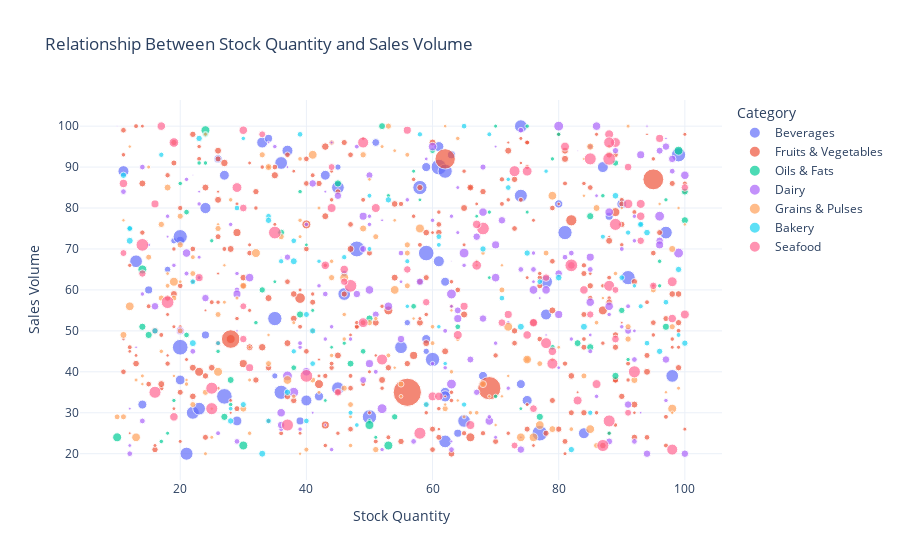

Notebook source saved alongside this figure:
### Markdown cell above
# Relationship Between Sales Volume and Stock Quantity

### Code cell
# Interactive scatter plot with additional information
fig = px.scatter(data, x='Stock_Quantity', y='Sales_Volume',
                 color='Category',  # color by product category
                 size='Unit_Price',  # size by unit price
                 hover_data=['Product_Name', 'Inventory_Turnover_Rate', 'Stock_Value'],
                 title='Relationship Between Stock Quantity and Sales Volume',
                 labels={'Stock_Quantity': 'Stock Quantity', 
                         'Sales_Volume': 'Sales Volume'})

fig.show()

### Figure 1 — Plotly figure (JSON) as saved in the notebook; plotly's stock layout.template omitted (floating-point values rounded to 4 significant figures; data arrays with more than 128 entries replaced by an {"elided": "..."} marker saying what was removed)
{"data": [{"customdata": {"elided": "75x3 mixed values"}, "hovertemplate": "Category=Beverages<br>Stock Quantity=%{x}<br>Sales Volume=%{y}<br>Unit_Price=%{marker.size}<br>Product_Name=%{customdata[0]}<br>Inventory_Turnover_Rate=%{customdata[1]}<br>Stock_Value=%{customdata[2]}<extra></extra>", "legendgroup": "Beverages", "marker": {"color": "#636efa", "size": [21, 10, 12, 30, 12, 20, 15.5, 10, 20, 7.6, 12, 20, 12, 4.7, 15, 10, 30, 25, 25, 5.3, 8, 20, 15, 25, 30.5, 12.5, 25.25, 20, 15, 30, 15.5, 20, 10, 8, 8, 8, 8.5, 15, 20, 10.3, 5, 10, 12, 8, 20, 8, 10.5, 25, 20, 30, 20.5, 21, 21, 20, 8, 15, 10, 5, 25, 5, 25, 5, 25.3, 20, 25.5, 14.9, 12.5, 20, 5, 25, 12, 8, 15, 31, 15], "sizemode": "area", "sizeref": 0.2461, "symbol": "circle"}, "mode": "markers", "name": "Beverages", "orientation": "v", "showlegend": true, "type": "scatter", "x": [22, 74, 27, 61, 62, 36, 24, 20, 23, 51, 43, 65, 90, 35, 78, 62, 27, 62, 91, 18, 64, 55, 37, 58, 20, 75, 35, 98, 11, 59, 62, 74, 14, 26, 63, 88, 80, 40, 62, 59, 46, 59, 29, 24, 13, 15, 42, 81, 45, 77, 78, 74, 21, 97, 39, 33, 68, 59, 99, 56, 36, 19, 60, 45, 50, 87, 61, 46, 45, 20, 20, 34, 84, 48, 61], "xaxis": "x", "y": [30, 37, 88, 90, 35, 91, 80, 72, 31, 96, 88, 28, 81, 39, 54, 62, 34, 89, 63, 65, 25, 46, 94, 85, 46, 33, 53, 39, 89, 69, 34, 100, 32, 92, 93, 78, 81, 33, 23, 90, 64, 48, 28, 49, 67, 60, 34, 74, 85, 25, 62, 83, 20, 74, 28, 96, 39, 45, 93, 52, 35, 72, 43, 36, 29, 90, 95, 59, 90, 73, 38, 97, 25, 70, 67], "yaxis": "y"}, {"customdata": {"elided": "332x3 mixed values"}, "hovertemplate": "Category=Fruits & Vegetables<br>Stock Quantity=%{x}<br>Sales Volume=%{y}<br>Unit_Price=%{marker.size}<br>Product_Name=%{customdata[0]}<br>Inventory_Turnover_Rate=%{customdata[1]}<br>Stock_Value=%{customdata[2]}<extra></extra>", "legendgroup": "Fruits & Vegetables", "marker": {"color": "#EF553B", "size": {"elided": "332 float values"}, "sizemode": "area", "sizeref": 0.2461, "symbol": "circle"}, "mode": "markers", "name": "Fruits & Vegetables", "orientation": "v", "showlegend": true, "type": "scatter", "x": {"elided": "332 int values"}, "xaxis": "x", "y": {"elided": "332 int values"}, "yaxis": "y"}, {"customdata": {"elided": "77x3 mixed values"}, "hovertemplate": "Category=Oils & Fats<br>Stock Quantity=%{x}<br>Sales Volume=%{y}<br>Unit_Price=%{marker.size}<br>Product_Name=%{customdata[0]}<br>Inventory_Turnover_Rate=%{customdata[1]}<br>Stock_Value=%{customdata[2]}<extra></extra>", "legendgroup": "Oils & Fats", "marker": {"color": "#00cc96", "size": [2.5, 6, 2.3, 2.5, 1.8, 2, 10, 2.3, 2, 6.5, 6.5, 2.3, 1.8, 2.5, 2, 6, 2.3, 2.5, 6.5, 6, 4, 4, 10, 2.3, 2.5, 6.5, 4, 2.5, 10, 1.8, 10, 6.5, 2.5, 10, 5, 1.8, 2, 4, 5, 1.8, 6.5, 6, 4, 1.8, 6.5, 4, 6.5, 2.5, 4, 10, 10, 2.3, 2.3, 6, 2.3, 6, 6.5, 1.8, 1.8, 5, 2.5, 2.5, 5, 2, 4, 2.5, 2.5, 6.5, 2.5, 6.5, 2.3, 2.5, 2.5, 6.5, 4, 2, 2], "sizemode": "area", "sizeref": 0.2461, "symbol": "circle"}, "mode": "markers", "name": "Oils & Fats", "orientation": "v", "showlegend": true, "type": "scatter", "x": [70, 36, 96, 96, 74, 51, 24, 79, 23, 77, 27, 91, 58, 24, 18, 100, 46, 87, 85, 52, 21, 57, 30, 53, 32, 97, 24, 75, 99, 43, 10, 85, 50, 53, 90, 44, 57, 21, 89, 67, 100, 47, 79, 35, 15, 60, 45, 39, 49, 50, 14, 97, 19, 83, 25, 28, 39, 69, 40, 33, 23, 26, 54, 70, 38, 20, 88, 50, 28, 89, 69, 80, 17, 14, 64, 41, 75], "xaxis": "x", "y": [34, 74, 61, 67, 31, 24, 99, 92, 63, 29, 29, 43, 82, 91, 25, 84, 47, 83, 46, 100, 49, 56, 22, 83, 52, 51, 98, 100, 94, 33, 24, 78, 28, 22, 55, 46, 89, 79, 91, 78, 77, 42, 46, 62, 49, 94, 86, 84, 45, 27, 65, 82, 33, 47, 72, 38, 54, 63, 71, 60, 91, 45, 29, 100, 41, 86, 25, 53, 32, 39, 79, 98, 23, 51, 51, 55, 79], "yaxis": "y"}, {"customdata": {"elided": "180x3 mixed values"}, "hovertemplate": "Category=Dairy<br>Stock Quantity=%{x}<br>Sales Volume=%{y}<br>Unit_Price=%{marker.size}<br>Product_Name=%{customdata[0]}<br>Inventory_Turnover_Rate=%{customdata[1]}<br>Stock_Value=%{customdata[2]}<extra></extra>", "legendgroup": "Dairy", "marker": {"color": "#ab63fa", "size": {"elided": "180 float values"}, "sizemode": "area", "sizeref": 0.2461, "symbol": "circle"}, "mode": "markers", "name": "Dairy", "orientation": "v", "showlegend": true, "type": "scatter", "x": {"elided": "180 int values"}, "xaxis": "x", "y": {"elided": "180 int values"}, "yaxis": "y"}, {"customdata": {"elided": "162x3 mixed values"}, "hovertemplate": "Category=Grains & Pulses<br>Stock Quantity=%{x}<br>Sales Volume=%{y}<br>Unit_Price=%{marker.size}<br>Product_Name=%{customdata[0]}<br>Inventory_Turnover_Rate=%{customdata[1]}<br>Stock_Value=%{customdata[2]}<extra></extra>", "legendgroup": "Grains & Pulses", "marker": {"color": "#FFA15A", "size": {"elided": "162 float values"}, "sizemode": "area", "sizeref": 0.2461, "symbol": "circle"}, "mode": "markers", "name": "Grains & Pulses", "orientation": "v", "showlegend": true, "type": "scatter", "x": {"elided": "162 int values"}, "xaxis": "x", "y": {"elided": "162 int values"}, "yaxis": "y"}, {"customdata": {"elided": "74x3 mixed values"}, "hovertemplate": "Category=Bakery<br>Stock Quantity=%{x}<br>Sales Volume=%{y}<br>Unit_Price=%{marker.size}<br>Product_Name=%{customdata[0]}<br>Inventory_Turnover_Rate=%{customdata[1]}<br>Stock_Value=%{customdata[2]}<extra></extra>", "legendgroup": "Bakery", "marker": {"color": "#19d3f3", "size": [5, 5, 4, 5.5, 2.5, 4, 2.8, 5, 3, 2.5, 5, 4, 3.2, 6, 3, 4, 3.5, 4, 3.2, 5.5, 3, 4, 2.8, 2.5, 4.5, 5, 3.5, 6, 4, 5, 4, 2.5, 4.5, 3, 3.5, 4.2, 5, 2.5, 5, 6, 5.5, 4, 5, 3.5, 2.5, 4, 2.5, 5, 4, 5, 3, 2.5, 4.5, 5, 5, 4, 5, 4, 3.5, 6, 3.25, 3, 2.5, 4.5, 4, 4, 5, 3.5, 3.5, 4, 6, 6, 3.25, 3.5], "sizemode": "area", "sizeref": 0.2461, "symbol": "circle"}, "mode": "markers", "name": "Bakery", "orientation": "v", "showlegend": true, "type": "scatter", "x": [11, 41, 34, 94, 61, 29, 48, 28, 50, 42, 53, 65, 56, 84, 61, 38, 65, 97, 87, 89, 99, 34, 28, 93, 12, 99, 38, 33, 61, 93, 90, 72, 40, 69, 36, 22, 75, 30, 16, 22, 80, 40, 100, 17, 56, 77, 78, 37, 12, 34, 50, 92, 59, 96, 82, 72, 68, 71, 58, 38, 47, 26, 62, 30, 39, 94, 23, 91, 46, 41, 74, 12, 93, 85], "xaxis": "x", "y": [88, 50, 78, 74, 51, 80, 27, 28, 70, 67, 82, 100, 67, 51, 71, 72, 32, 57, 73, 83, 49, 28, 31, 76, 75, 65, 45, 20, 73, 76, 63, 87, 54, 98, 67, 62, 69, 97, 50, 47, 63, 28, 47, 93, 56, 62, 89, 35, 75, 77, 83, 61, 32, 45, 21, 85, 70, 58, 98, 67, 30, 47, 42, 32, 98, 47, 97, 74, 68, 42, 51, 72, 56, 30], "yaxis": "y"}, {"customdata": {"elided": "90x3 mixed values"}, "hovertemplate": "Category=Seafood<br>Stock Quantity=%{x}<br>Sales Volume=%{y}<br>Unit_Price=%{marker.size}<br>Product_Name=%{customdata[0]}<br>Inventory_Turnover_Rate=%{customdata[1]}<br>Stock_Value=%{customdata[2]}<extra></extra>", "legendgroup": "Seafood", "marker": {"color": "#FF6692", "size": [8, 18, 20, 15, 6.7, 7.5, 10, 20, 20, 20, 10, 8, 7, 12, 10, 8, 8, 18, 8, 10, 9, 15, 10, 10, 6, 9, 9, 7, 7.5, 20, 10, 18, 9, 7.5, 6, 9, 6.8, 7, 15, 20, 11.5, 12, 9, 7, 11.5, 6, 7.5, 10, 6, 18, 15, 15, 7, 7, 18, 9, 12, 9, 12, 10, 6, 7.5, 11.6, 18, 20, 7, 9, 15, 9, 10, 18, 18, 18, 6, 18, 9, 9, 9, 7.5, 6, 7, 8, 15, 12, 9, 7.5, 20, 10, 15, 8], "sizemode": "area", "sizeref": 0.2461, "symbol": "circle"}, "mode": "markers", "name": "Seafood", "orientation": "v", "showlegend": true, "type": "scatter", "x": [72, 88, 14, 78, 85, 82, 64, 82, 18, 35, 93, 16, 30, 29, 88, 96, 65, 87, 31, 44, 46, 88, 81, 83, 33, 93, 76, 93, 30, 88, 66, 25, 75, 45, 11, 30, 14, 78, 98, 47, 91, 49, 79, 59, 19, 30, 71, 60, 44, 58, 73, 49, 46, 100, 89, 43, 98, 98, 75, 51, 91, 89, 67, 85, 68, 95, 19, 52, 67, 86, 37, 92, 16, 89, 25, 11, 61, 84, 76, 73, 56, 23, 79, 89, 17, 91, 40, 100, 88, 56], "xaxis": "x", "y": [54, 28, 71, 47, 54, 66, 49, 66, 57, 74, 81, 81, 48, 85, 98, 97, 56, 22, 41, 80, 65, 61, 95, 33, 98, 78, 52, 72, 80, 92, 27, 36, 49, 35, 69, 99, 64, 63, 21, 61, 81, 52, 45, 57, 96, 56, 52, 34, 90, 25, 89, 96, 62, 85, 76, 66, 62, 53, 89, 80, 30, 48, 66, 92, 75, 61, 29, 43, 76, 37, 27, 40, 35, 60, 31, 86, 34, 60, 31, 22, 65, 63, 42, 96, 100, 90, 39, 54, 96, 99], "yaxis": "y"}], "layout": {"legend": {"itemsizing": "constant", "title": {"text": "Category"}, "tracegroupgap": 0}, "title": {"text": "Relationship Between Stock Quantity and Sales Volume"}, "xaxis": {"anchor": "y", "domain": [0, 1], "title": {"text": "Stock Quantity"}}, "yaxis": {"anchor": "x", "domain": [0, 1], "title": {"text": "Sales Volume"}}}}
